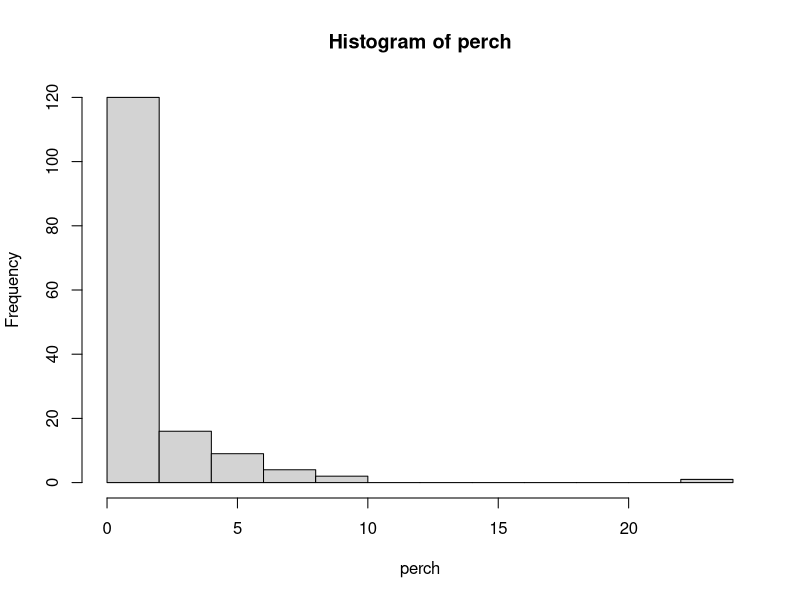
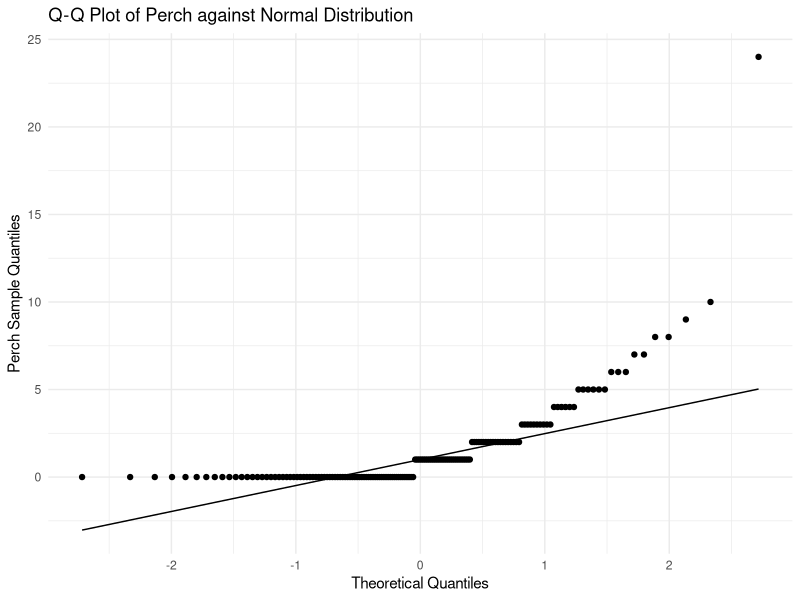
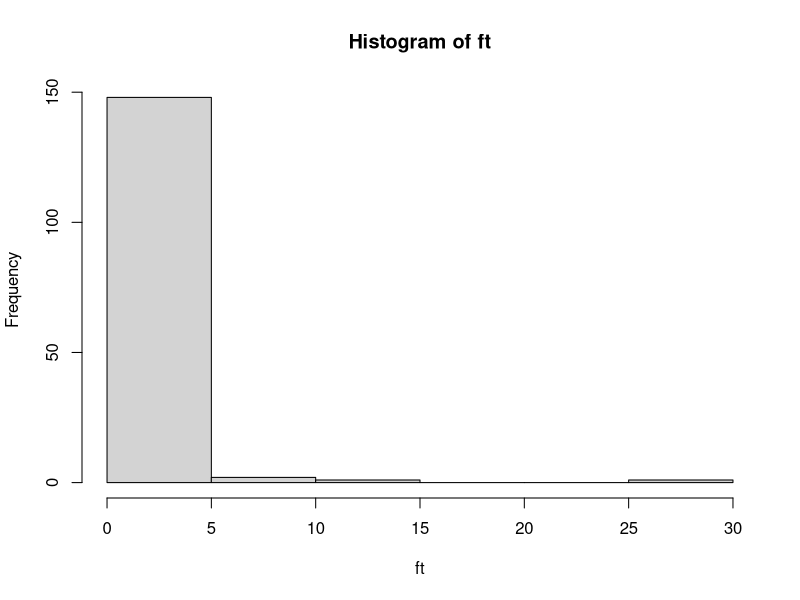
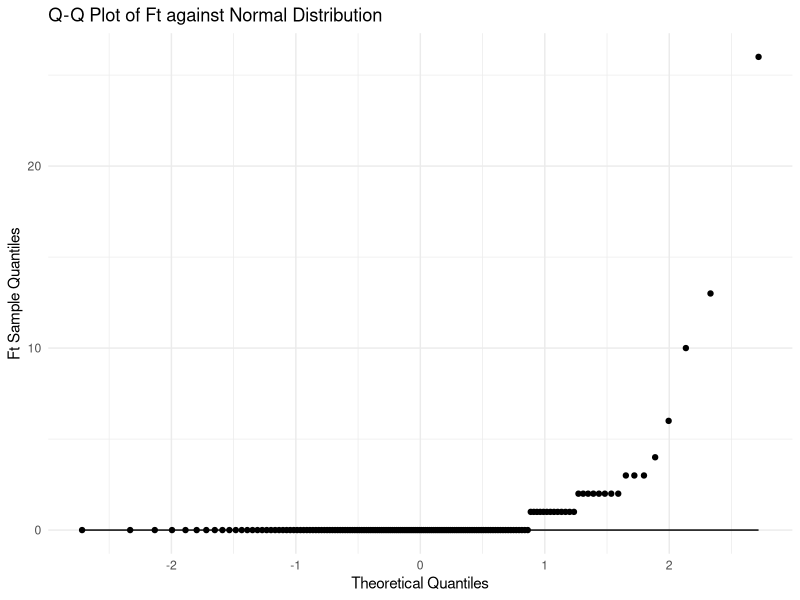
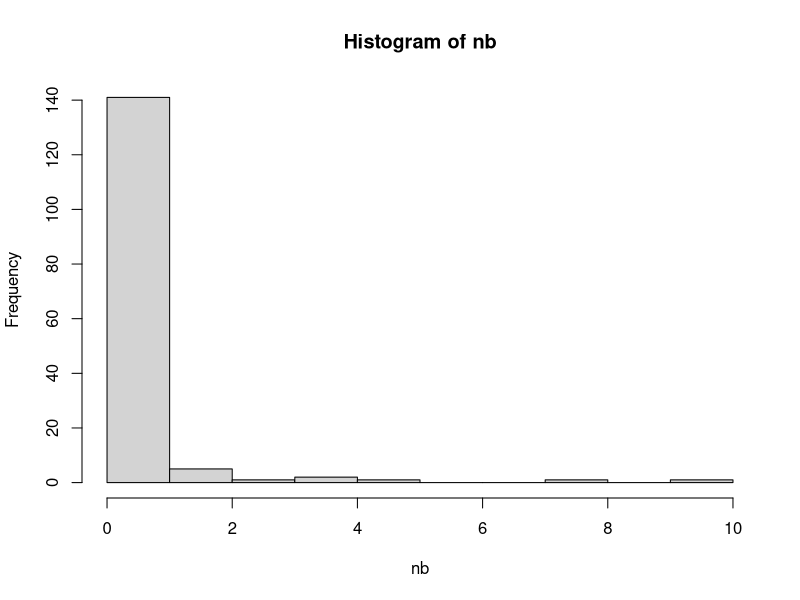
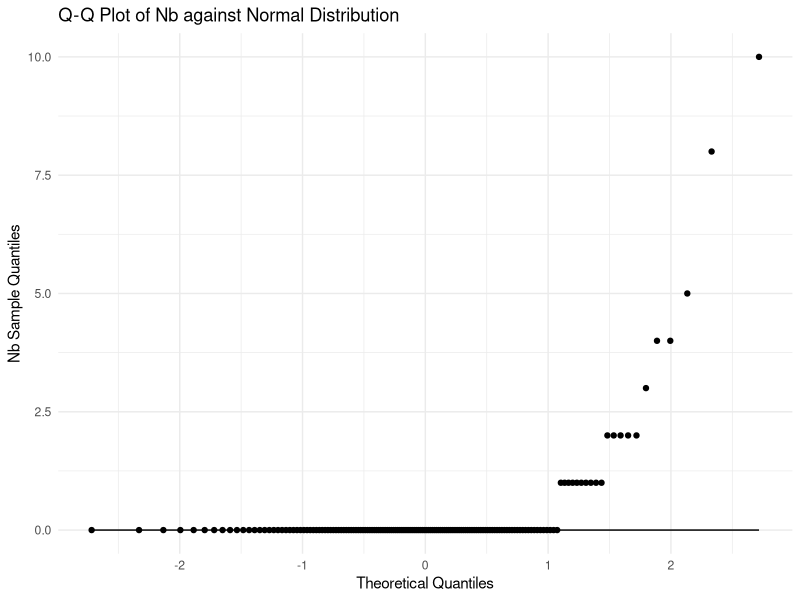
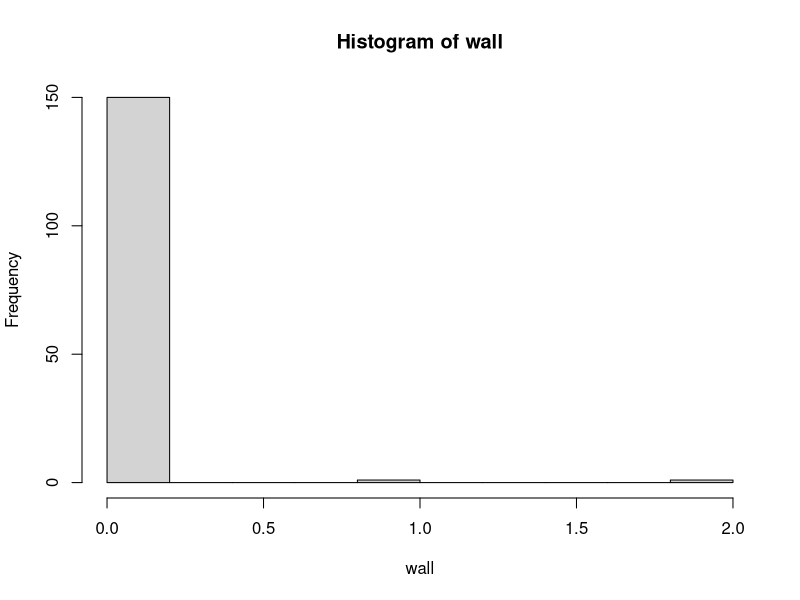
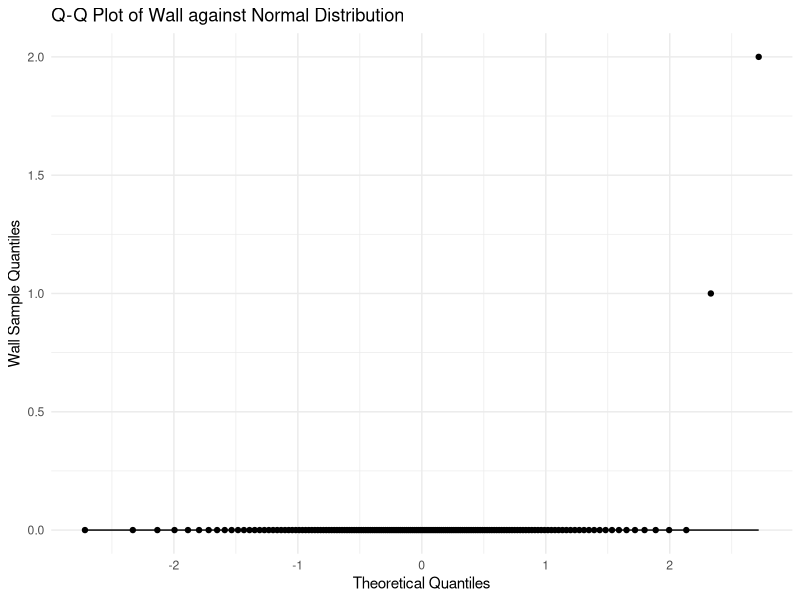

The R script that drew these images, in order:
## ---- chunk 1
knitr::opts_chunk$set(echo = TRUE)
## ---- chunk 2
# First, we must install necessary packages
library(dplyr)    # for data frame manipulation
library(ggplot2)  # for data visualization
library(glmmTMB)  # to run models
library(fitdistrplus) # for fitting distributions
## ---- chunk 3
# Set working directory and load data
# Set working directory
setwd("~/Desktop/aotus.fsc.repo")

# Import raw experiment data
df<-read.csv("scentmarking.location.data.csv", header = TRUE)

# Verify that the data frame looks as it should
head(df)
## ---- chunk 4
# Step 1. Identify distribution of subc.sm.perch
# Histogram data
perch<-df$subc.sm.perch
hist(perch)
## ---- chunk 5
# Make a Q-Q plot 
ggplot(df, aes(sample = perch)) +
  stat_qq() +
  stat_qq_line() +
  labs(title = "Q-Q Plot of Perch against Normal Distribution", x = "Theoretical Quantiles", y = "Perch Sample Quantiles") +
  theme_minimal()
## ---- chunk 6
# Shapiro-Wilk test of normality
shapiro.test(perch)
## ---- chunk 7
# Fit different distributions and perform goodness-of-fit tests
fit.norm<-fitdist(perch, "norm")
fit.pois<-fitdist(perch, "pois")
fit.neg.binom<-fitdist(perch, "nbinom")

# Compare AIC values of different models
fit.norm$aic
fit.pois$aic
fit.neg.binom$aic
## ---- chunk 8
# Step 2. Create GLMM
# Make the models using glmmTMB package
# name and cage are random effects
# sex and treatment are fixed effect

# Defining the family argument as negative binomial comes with two options:
# nbinom1 or nbinom2 with a log link 
# nbinom1 is better for when the mean and variance have a linear relationship
# nbinom2 is better for when variance is a quadratic function of the mean
# To determine the best fit, both versions will be used
# Then, the AIC values from both models will be compared

# nbinom1
perch.model.1<-glmmTMB(perch ~ sex + sex*treatment + (1|name) + (1|cage), data=df, ziformula=~1, family=nbinom1(link = "log"))

summary(perch.model.1)

# nbinom2
perch.model.2<-glmmTMB(perch ~ sex + sex*treatment + (1|name) + (1|cage), data=df, ziformula=~1, family=nbinom2(link = "log"))

summary(perch.model.2)

# Compare AIC's from perch.model.1 and perch.model.2
AIC(perch.model.1, perch.model.2)
## ---- chunk 9
# Step 1. Identify distribution of subc.sm.perch
# Histogram data
ft<-df$subc.sm.ft
hist(ft)
## ---- chunk 10
# Make a Q-Q plot 
ggplot(df, aes(sample = ft)) +
  stat_qq() +
  stat_qq_line() +
  labs(title = "Q-Q Plot of Ft against Normal Distribution", x = "Theoretical Quantiles", y = "Ft Sample Quantiles") +
  theme_minimal()
## ---- chunk 11
# Shapiro-Wilk test of normality
shapiro.test(ft)
## ---- chunk 12
# Fit different distributions and perform goodness-of-fit tests
fit.norm<-fitdist(ft, "norm")
fit.pois<-fitdist(ft, "pois")
fit.neg.binom<-fitdist(ft, "nbinom")

# Compare AIC values of different models
fit.norm$aic
fit.pois$aic
fit.neg.binom$aic
## ---- chunk 13
# Step 2. Create GLMM
# Make the models using glmmTMB package

# nbinom1
ft.model.1<-glmmTMB(ft ~ sex + sex*treatment + (1|name) + (1|cage), data=df, ziformula=~1, family=nbinom1(link = "log"))

summary(ft.model.1)

# nbinom2
ft.model.2<-glmmTMB(ft ~ sex + sex*treatment + (1|name) + (1|cage), data=df, ziformula=~1, family=nbinom2(link = "log"))

summary(ft.model.2)

# Compare AIC's from ft.model.1 and ft.model.2
AIC(ft.model.1, ft.model.2)
## ---- chunk 14
# Step 1. Identify distribution of subc.sm.perch
# Histogram data
nb<-df$subc.sm.nb
hist(nb)
## ---- chunk 15
# Make a Q-Q plot 
ggplot(df, aes(sample = nb)) +
  stat_qq() +
  stat_qq_line() +
  labs(title = "Q-Q Plot of Nb against Normal Distribution", x = "Theoretical Quantiles", y = "Nb Sample Quantiles") +
  theme_minimal()
## ---- chunk 16
# Shapiro-Wilk test of normality
shapiro.test(nb)
## ---- chunk 17
# Fit different distributions and perform goodness-of-fit tests
fit.norm<-fitdist(nb, "norm")
fit.pois<-fitdist(nb, "pois")
fit.neg.binom<-fitdist(nb, "nbinom")

# Compare AIC values of different models
fit.norm$aic
fit.pois$aic
fit.neg.binom$aic
## ---- chunk 18
# Step 2. Create GLMM

# nbinom1
nb.model.1<-glmmTMB(nb ~ sex + sex*treatment + (1|name) + (1|cage), data=df, ziformula=~1, family=nbinom1(link = "log"))

summary(nb.model.1)

# nbinom2
nb.model.2<-glmmTMB(nb ~ sex + sex*treatment + (1|name) + (1|cage), data=df, ziformula=~1, family=nbinom2(link = "log"))

summary(nb.model.2)

# Compare AIC's from nb.model.1 and nb.model.2
AIC(nb.model.1, nb.model.2)
## ---- chunk 19
# Step 1. Identify distribution of subc.sm.wall
# Histogram data
wall<-df$subc.sm.wall
hist(wall)
## ---- chunk 20
# Make a Q-Q plot 
ggplot(df, aes(sample = wall)) +
  stat_qq() +
  stat_qq_line() +
  labs(title = "Q-Q Plot of Wall against Normal Distribution", x = "Theoretical Quantiles", y = "Wall Sample Quantiles") +
  theme_minimal()
## ---- chunk 21
# Shapiro-Wilk test of normality
shapiro.test(wall)
## ---- chunk 22
# Fit different distributions and perform goodness-of-fit tests
fit.norm<-fitdist(wall, "norm")
fit.pois<-fitdist(wall, "pois")
fit.neg.binom<-fitdist(wall, "nbinom")

# Compare AIC values of different models
fit.norm$aic
fit.pois$aic
fit.neg.binom$aic
## ---- chunk 23
# Step 2. Create GLMM

# nbinom1
wall.model.1<-glmmTMB(wall ~ sex + sex*treatment + (1|name) + (1|cage), data=df, ziformula=~1, family=nbinom1(link = "log"))

summary(wall.model.1)

# wall.model.1 has trouble converging
# Let's try removing random variables until it can converge
# Remove cage
wall.model.1b<-glmmTMB(wall ~ sex + sex*treatment + (1|name), data=df, ziformula=~1, family=nbinom1(link = "log"))

summary(wall.model.1b)

# Remove name
wall.model.1c<-glmmTMB(wall ~ sex + sex*treatment, data=df, ziformula=~1, family=nbinom1(link = "log"))

summary(wall.model.1c)

# Remove sex*treatment
wall.model.1d<-glmmTMB(wall ~ sex + treatment, data=df, ziformula=~1, family=nbinom1(link = "log"))

summary(wall.model.1d)

# wall.model.1d is the model that works best, but it still has a false convergence
# subc.sm.wall was only observed twice
# It is possible that there is not enough data to properly model this
# We'll proceed anyway for the sake of thoroughness, but likely won't keep these

# nbinom2
wall.model.2d<-glmmTMB(wall ~ sex + treatment, data=df, ziformula=~1, family=nbinom2(link = "log"))

summary(wall.model.2d)

# Compare AIC's from wall.model.1 and wall.model.2
AIC(wall.model.1d, wall.model.2d)
